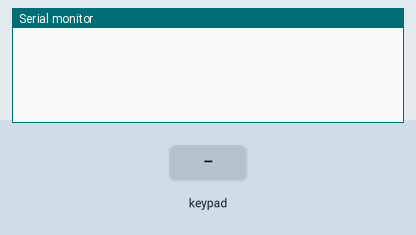
Simulated run of this sketch. Board: Arduino Uno, built with avr-gcc and run on an emulated ATmega328P. Parts: the last lines printed to the serial monitor. The test bench sets the inputs (shaded band).

Above: at 1.2 s.
1.3 s: key '1' pressed
At 1.6 s:
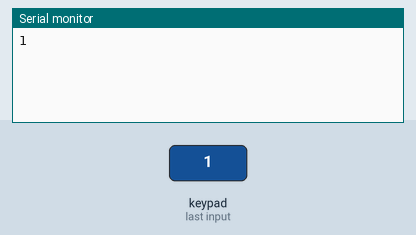
2.8 s: keypad keys 2 3 4 5 # pressed 0.4 s apart
At 5.1 s:
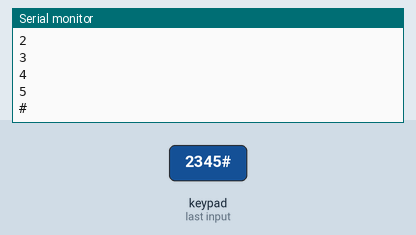
6.3 s: key 'A' pressed
At 6.8 s:
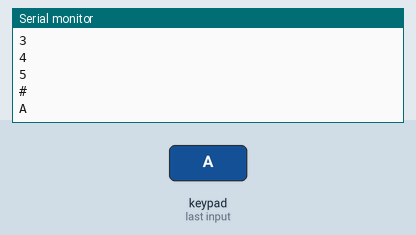
7.8 s: keypad keys 2 3 4 5 * pressed 0.4 s apart
At 10.4 s:
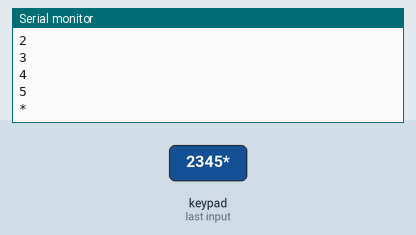
11.3 s: key 'B' pressed
At 11.7 s:
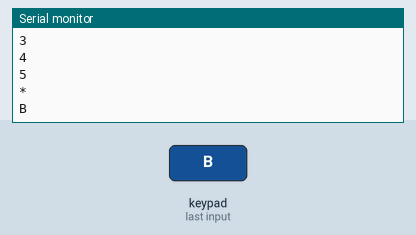
12.8 s: keypad keys 2 3 4 5 D pressed 0.4 s apart
At 15.1 s:
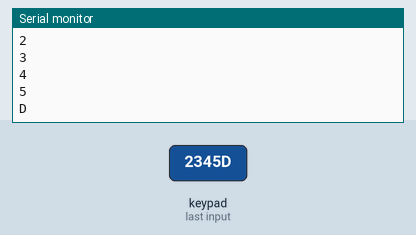
Timing chart, 0 to 16.6 s (numbered marks = the images above; inputs shaded):
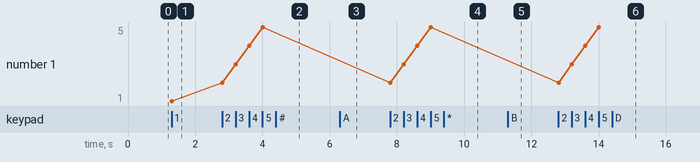

The sketch:

test_keypad.ino
```cpp
//Ejemplo de uso de un keypad 4x4, con la libreria correspondiente

//Se incluye la libreria
#include <Keypad.h>

//Se definen variables para las ROWS y las COLUMNS
const byte ROWS = 4;
const byte COLS = 4;

//Matriz de acceso, para saber que tecla fue presionada
char hexaKeys[ROWS][COLS] = {
  {'1', '2', '3', 'A'},
  {'4', '5', '6', 'B'},
  {'7', '8', '9', 'C'},
  {'*', '0', '#', 'D'}
};

/* Se asignan los pines digitales del arduino para las filas y columnas */
byte rowPins[ROWS] = {2, 3, 4, 5};
byte colPins[COLS] = {6, 7, 8, 9};

// Se genera el objeto keypad con lo anterior declarado
Keypad customKeypad = Keypad(makeKeymap(hexaKeys), rowPins, colPins, ROWS, COLS);

void setup(){
  Serial.begin(9600);
}

void loop(){
  //Captura cuando se presiona una tecla
  char customKey = customKeypad.getKey();

  //Si se presiono, la muestra en pantalla
  if (customKey){
    Serial.println(customKey);
  }
}
```

Measured:
- after the input at 1.3 s, the serial monitor: prints a new line at once (image 1)
- after the input at 2.8 s, the serial monitor: prints a new line at once (image 2)
- after the input at 6.3 s, the serial monitor: prints a new line at once (image 3)
- after the input at 7.8 s, the serial monitor: prints a new line at once (image 4)
- after the input at 11.3 s, the serial monitor: prints a new line at once (image 5)
- after the input at 12.8 s, the serial monitor: prints a new line at once (image 6)
- plotted number 1: 1 → 5 after the input at 2.8 s
